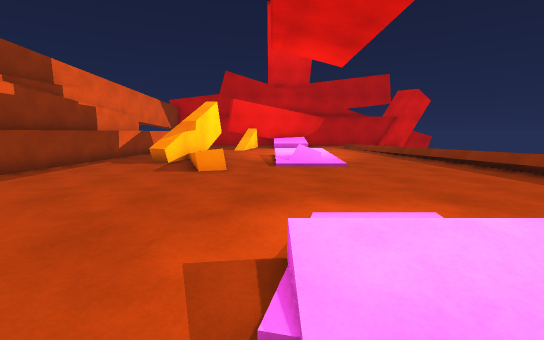
View 1 (above)

19 first-person views from a walk through a 3-D level made in the Unity game engine. The camera is 1.3 m above the floor, tilts 8° down and sees 90° across. The floor is counted in squares, 1 m on a side. Each view is taken from the middle of a square. On the plan, view 1 faces up. The plan holds only what a view shows up to about 13 squares ahead; the rest is blank. The place goes on beyond the plan. The player character is not drawn.

View 2
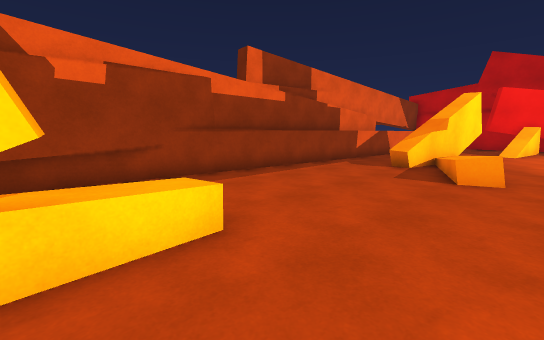

View 3
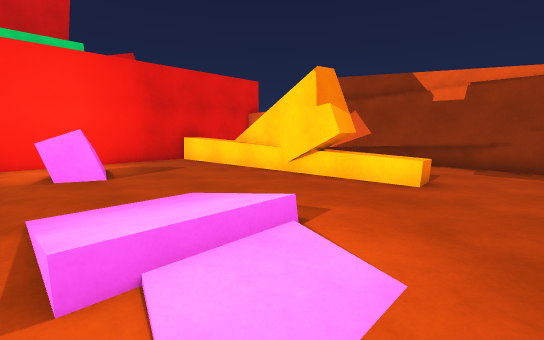

View 4
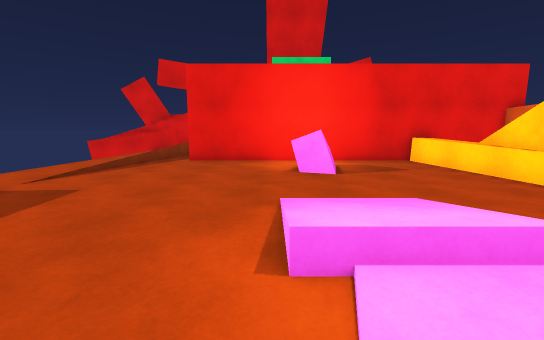

View 5
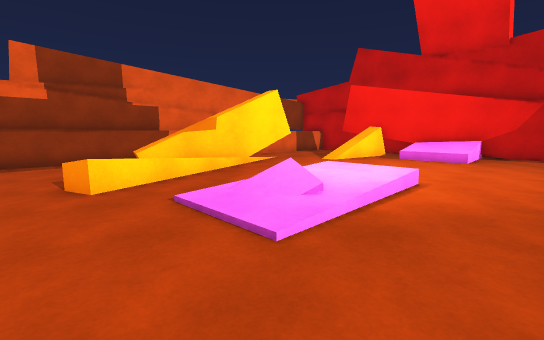

View 6
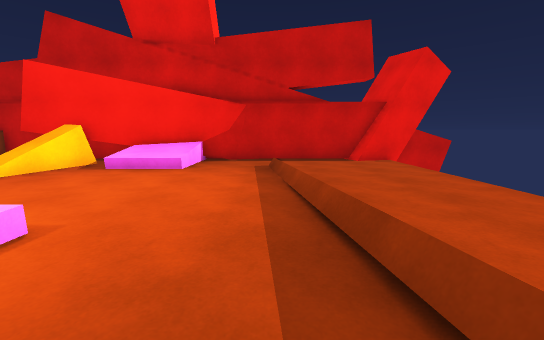

View 7
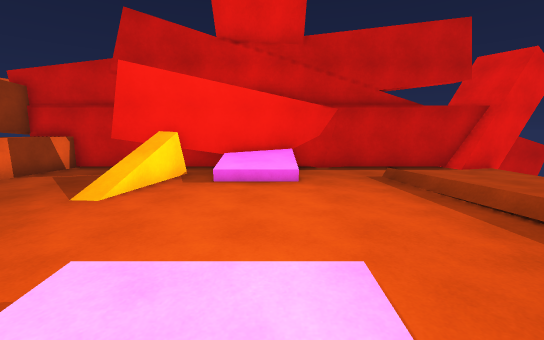

View 8
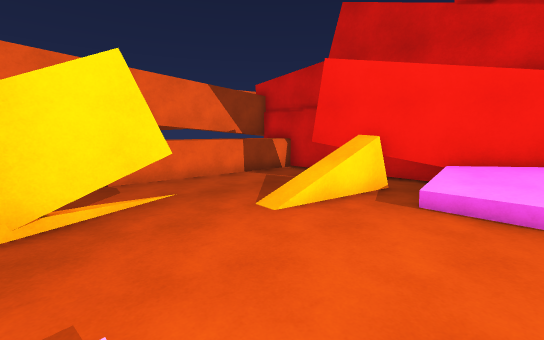

View 9
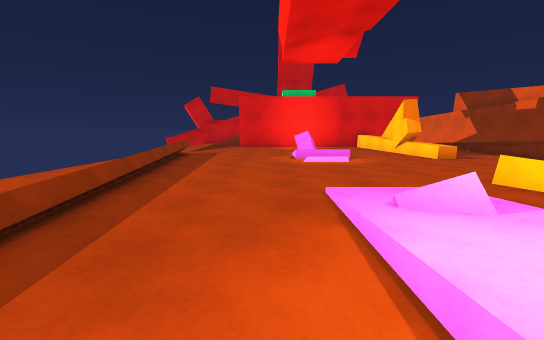

View 10
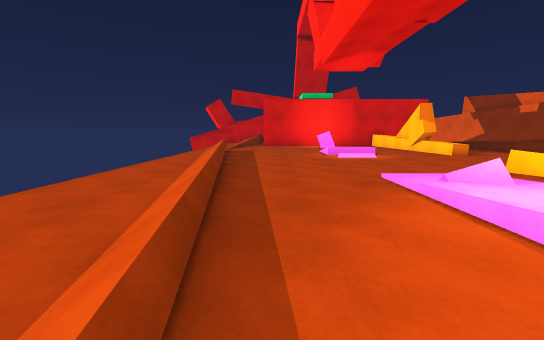

View 11
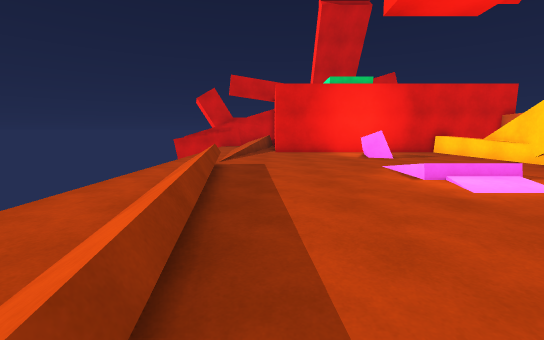

View 12
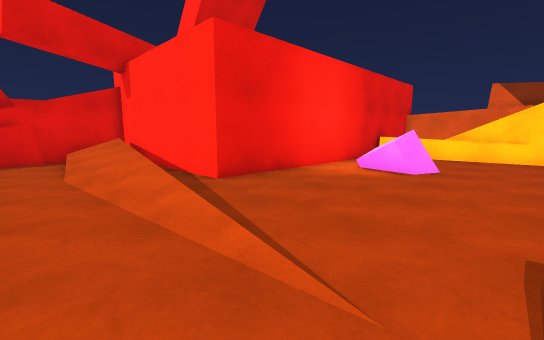

View 13
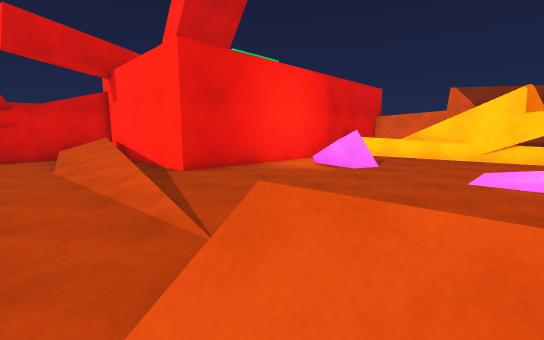

View 14
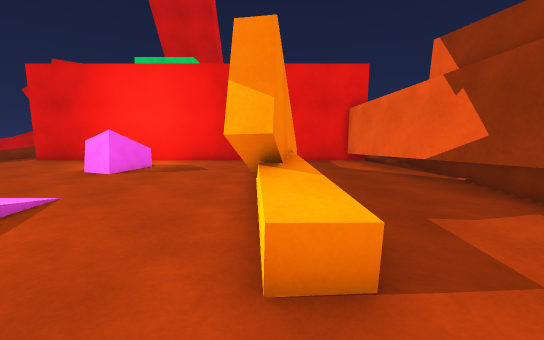

View 15
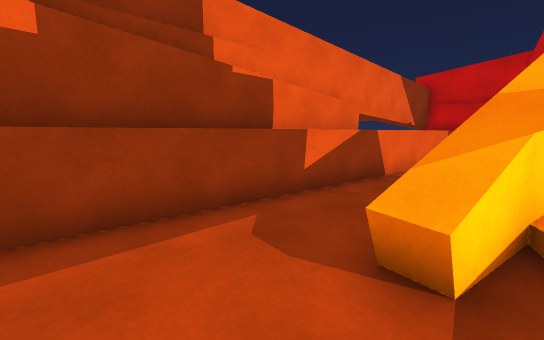

View 16
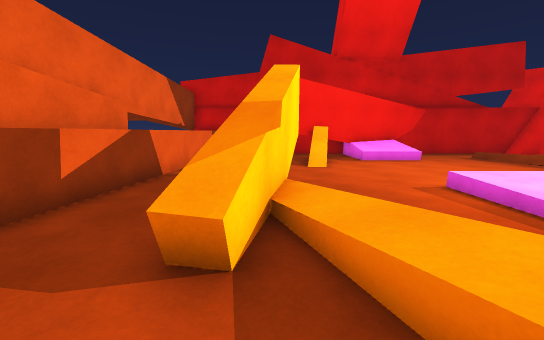

View 17
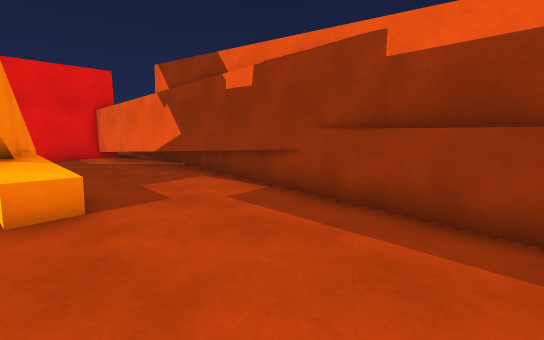

View 18
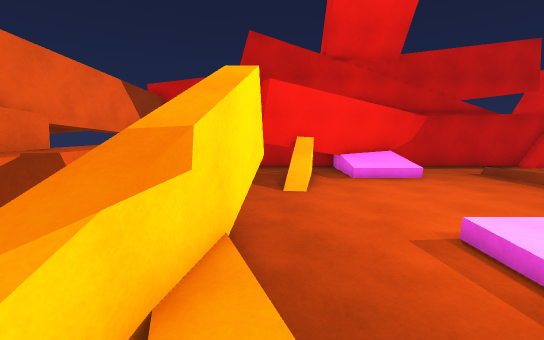

View 19
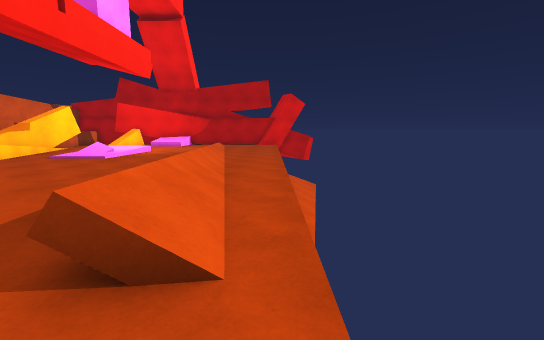

### Floor plan
Key: @ floor where view 1 was taken; # wall or solid block; . main floor; : floor 0.25 m higher than the main floor; + floor 0.5 m higher than the main floor; * floor 0.75 m higher than the main floor; / step, stairs or slope; = window, fence, low wall or low ledge; ^ raised ledge; v drop or lower ground; T thing the floor can be seen under or through; O other object.
Columns run from 9 left of view 1 to 12 right of it. Each row starts with its distance up from view 1.
 25 ##########  ##########
 24 # ^.. #######........
 23  ^^...####**/........
 22   ^....#.////..:.....
 21  ^^....O.............
 20   ^....O.......//....
 19 ^^^............//....
 18 #^............../....
 17 #^...T........../....
 16 #^...T........../...
 15 #^...T.../::/...:...
 14 #^...#/../::/...//..
 13 ^^..^^/../::/...//...
 12 ^^..^^+..////...//...
 11 ^^..=.//.////..../...
 10 ^^..../=........./...
  9 ^^..../=.........//..v
  8 ^^...............//..v
  7 #................//..v
  6 #................//..v
  5 #................//..v
  4 #................./..v
  3 #...^^.../../.....//.v
  2 #...^^.../::/.....=/.
  1 ##...#...////.....=/.
  0 ##...#...@........=/.
 -1 ##...#............=/.
 -2 ##...#...............
 -3 ##..##............/..
 -4  #..^^....==....../..
 -5 ##.. ^....==....../..
 -6  #.. ^............/..
 -7  #.. ^............/..
 -8  ################//..
 -9                 #//..
-10                 #//..
-11                 #//..
-12                 #//..
-13                 #//..
-14                 #//..
-15                 #####

Where each view was taken, in squares from view 1:
view 1: 0 up, 0 right, facing up
view 2: 1 up, 1 left, facing up-left
view 3: 5 up, 3 right, facing down-left
view 4: 5 up, 3 right, facing down
view 5: 8 up, 5 right, facing up-left
view 6: 12 up, 6 right, facing up
view 7: 13 up, 2 right, facing up
view 8: 15 up, 2 right, facing up-left
view 9: 16 up, 4 right, facing down
view 10: 18 up, 6 right, facing down
view 11: 10 up, 7 right, facing down
view 12: 1 down, 11 right, facing down-left
view 13: 1 up, 11 right, facing down-left
view 14: 5 up, 4 left, facing down
view 15: 9 up, 4 left, facing up-left
view 16: 9 up, 4 left, facing up
view 17: 8 up, 4 left, facing down-left
view 18: 11 up, 3 left, facing up
view 19: 3 down, 11 right, facing up
